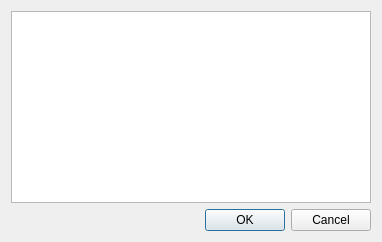
<?xml version="1.0" encoding="UTF-8"?>
<ui version="4.0">
 <class>SendMessageDialog</class>
 <widget class="QDialog" name="SendMessageDialog">
  <property name="geometry">
   <rect>
    <x>0</x>
    <y>0</y>
    <width>386</width>
    <height>158</height>
   </rect>
  </property>
  <property name="windowTitle">
   <string>Send message</string>
  </property>
  <layout class="QVBoxLayout" name="verticalLayout">
   <property name="sizeConstraint">
    <enum>QLayout::SetFixedSize</enum>
   </property>
   <item>
    <widget class="QPlainTextEdit" name="editMessage">
     <property name="minimumSize">
      <size>
       <width>360</width>
       <height>110</height>
      </size>
     </property>
    </widget>
   </item>
   <item>
    <widget class="QDialogButtonBox" name="buttonBox">
     <property name="orientation">
      <enum>Qt::Horizontal</enum>
     </property>
     <property name="standardButtons">
      <set>QDialogButtonBox::Cancel|QDialogButtonBox::Ok</set>
     </property>
    </widget>
   </item>
  </layout>
 </widget>
 <resources/>
 <connections>
  <connection>
   <sender>buttonBox</sender>
   <signal>accepted()</signal>
   <receiver>SendMessageDialog</receiver>
   <slot>accept()</slot>
   <hints>
    <hint type="sourcelabel">
     <x>248</x>
     <y>254</y>
    </hint>
    <hint type="destinationlabel">
     <x>157</x>
     <y>274</y>
    </hint>
   </hints>
  </connection>
  <connection>
   <sender>buttonBox</sender>
   <signal>rejected()</signal>
   <receiver>SendMessageDialog</receiver>
   <slot>reject()</slot>
   <hints>
    <hint type="sourcelabel">
     <x>316</x>
     <y>260</y>
    </hint>
    <hint type="destinationlabel">
     <x>286</x>
     <y>274</y>
    </hint>
   </hints>
  </connection>
 </connections>
</ui>
